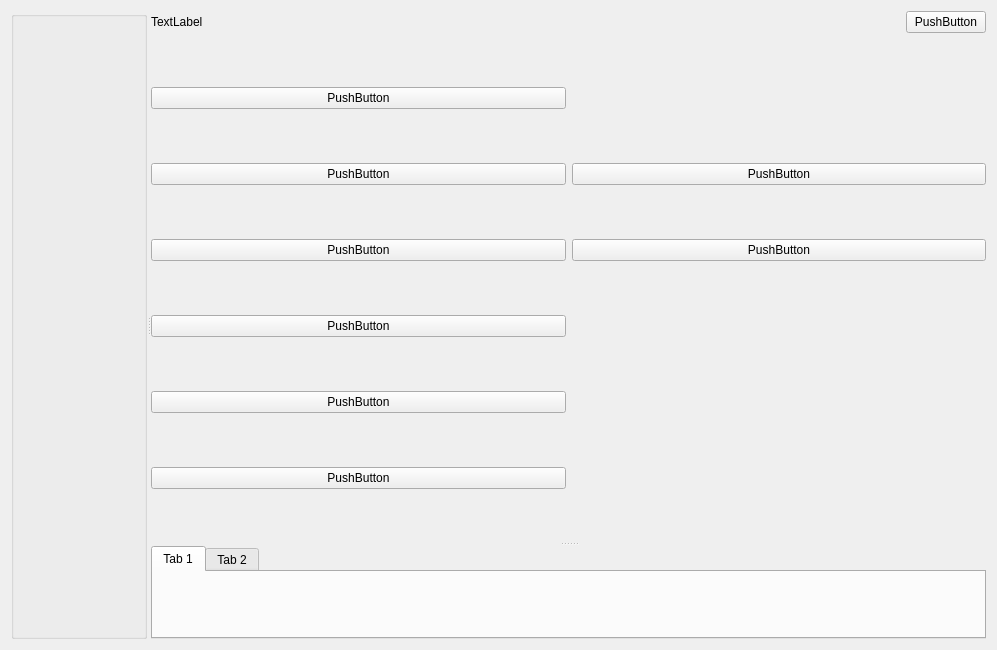
<?xml version="1.0" encoding="UTF-8"?>
<ui version="4.0">
 <class>Form</class>
 <widget class="QWidget" name="Form">
  <property name="geometry">
   <rect>
    <x>0</x>
    <y>0</y>
    <width>997</width>
    <height>650</height>
   </rect>
  </property>
  <property name="windowTitle">
   <string>Form</string>
  </property>
  <layout class="QGridLayout" name="gridLayout_2">
   <item row="0" column="0">
    <widget class="QSplitter" name="splitter_2">
     <property name="orientation">
      <enum>Qt::Horizontal</enum>
     </property>
     <widget class="QWidget" name="verticalLayoutWidget_3">
      <layout class="QVBoxLayout" name="verticalLayout_4">
       <item>
        <widget class="QGroupBox" name="groupBox">
         <property name="title">
          <string/>
         </property>
        </widget>
       </item>
      </layout>
     </widget>
     <widget class="QWidget" name="">
      <layout class="QVBoxLayout" name="verticalLayout">
       <item>
        <layout class="QHBoxLayout" name="horizontalLayout_5">
         <item>
          <widget class="QLabel" name="label">
           <property name="text">
            <string>TextLabel</string>
           </property>
          </widget>
         </item>
         <item>
          <spacer name="horizontalSpacer">
           <property name="orientation">
            <enum>Qt::Horizontal</enum>
           </property>
           <property name="sizeHint" stdset="0">
            <size>
             <width>40</width>
             <height>20</height>
            </size>
           </property>
          </spacer>
         </item>
         <item>
          <widget class="QPushButton" name="pushButton">
           <property name="text">
            <string>PushButton</string>
           </property>
          </widget>
         </item>
        </layout>
       </item>
       <item>
        <widget class="QSplitter" name="splitter">
         <property name="orientation">
          <enum>Qt::Vertical</enum>
         </property>
         <widget class="QWidget" name="gridLayoutWidget">
          <layout class="QGridLayout" name="gridLayout">
           <item row="0" column="0">
            <widget class="QPushButton" name="pushButton_25">
             <property name="text">
              <string>PushButton</string>
             </property>
            </widget>
           </item>
           <item row="1" column="1">
            <widget class="QPushButton" name="pushButton_3">
             <property name="text">
              <string>PushButton</string>
             </property>
            </widget>
           </item>
           <item row="1" column="0">
            <widget class="QPushButton" name="pushButton_2">
             <property name="text">
              <string>PushButton</string>
             </property>
            </widget>
           </item>
           <item row="4" column="0">
            <widget class="QPushButton" name="pushButton_42">
             <property name="text">
              <string>PushButton</string>
             </property>
            </widget>
           </item>
           <item row="3" column="0">
            <widget class="QPushButton" name="pushButton_13">
             <property name="text">
              <string>PushButton</string>
             </property>
            </widget>
           </item>
           <item row="5" column="0">
            <widget class="QPushButton" name="pushButton_29">
             <property name="text">
              <string>PushButton</string>
             </property>
            </widget>
           </item>
           <item row="2" column="0">
            <widget class="QPushButton" name="pushButton_4">
             <property name="text">
              <string>PushButton</string>
             </property>
            </widget>
           </item>
           <item row="2" column="1">
            <widget class="QPushButton" name="pushButton_5">
             <property name="text">
              <string>PushButton</string>
             </property>
            </widget>
           </item>
          </layout>
         </widget>
         <widget class="QWidget" name="verticalLayoutWidget_2">
          <layout class="QVBoxLayout" name="verticalLayout_2">
           <item>
            <widget class="QTabWidget" name="tabWidget">
             <widget class="QWidget" name="tab">
              <attribute name="title">
               <string>Tab 1</string>
              </attribute>
             </widget>
             <widget class="QWidget" name="tab_2">
              <attribute name="title">
               <string>Tab 2</string>
              </attribute>
             </widget>
            </widget>
           </item>
          </layout>
         </widget>
        </widget>
       </item>
      </layout>
     </widget>
    </widget>
   </item>
  </layout>
 </widget>
 <resources/>
 <connections/>
</ui>
